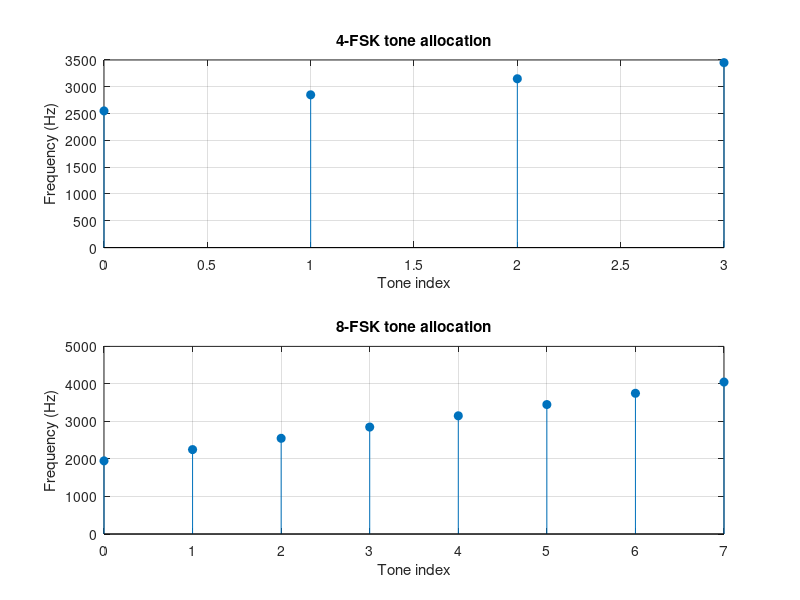
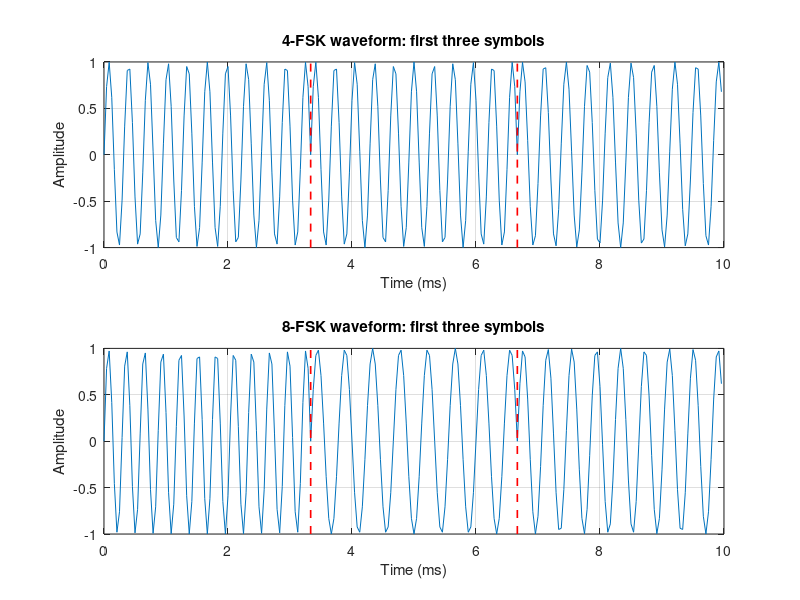
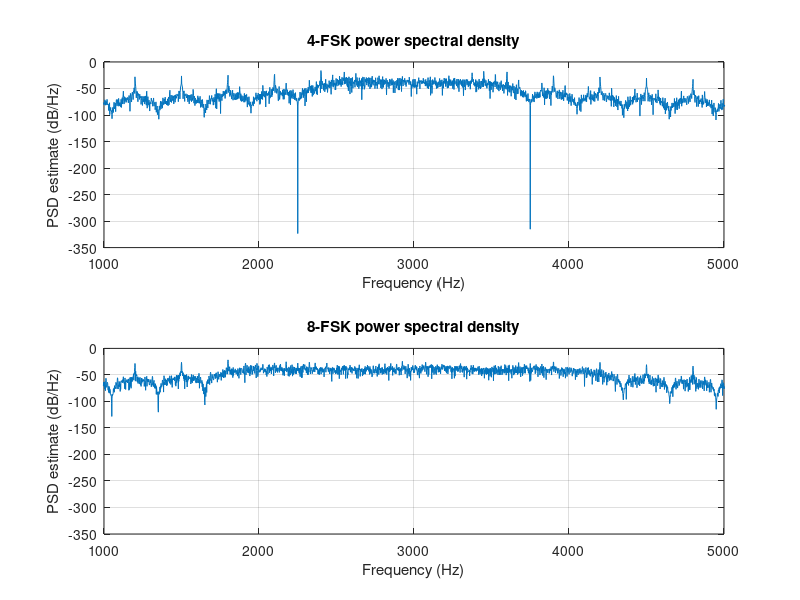

Recreate these plots in MATLAB, in order.
% QUESTION 5A: 4-FSK and 8-FSK transmitter. Click Run in MATLAB.
clear; clc; close all;

%% 1. Input data and settings
numbers = {'240953668','240953568','240953138','240953634'};
payloadText = strjoin(numbers, '|'); % | separates the four numbers
payloadBytes = uint8(payloadText);  % ASCII code for each character
Rs = 300;       % symbols per second
Ts = 1/Rs;      % seconds per symbol
spacing = 1/Ts; % tone spacing: 300 Hz, orthogonal over Ts
fc = 3000;      % center frequency (change this if required)
Fs = 24000;     % samples per second
Ns = Fs/Rs;     % samples per symbol: 80

%% 2. Packet = preamble + length + payload + CRC
preamble = uint8([165 90]); % hexadecimal A5 5A
lengthByte = uint8(numel(payloadBytes));
checkBytes = [lengthByte payloadBytes];

% CRC-16/CCITT-FALSE over the length and payload bytes.
% Initial value FFFF; polynomial 1021; no final XOR.
crc = uint16(65535);
for n = 1:numel(checkBytes)
    crc = bitxor(crc, bitshift(uint16(checkBytes(n)), 8));
    for b = 1:8
        if bitget(crc, 16) == 1
            crc = bitxor(bitshift(crc, 1), uint16(hex2dec('1021')));
        else
            crc = bitshift(crc, 1);
        end
    end
end
crcHigh = uint8(bitshift(crc, -8));
crcLow = uint8(bitand(crc, uint16(255)));
frameBytes = [preamble checkBytes crcHigh crcLow];

% Change every packet byte into 8 bits, most significant bit first.
frameBits = zeros(1, 8*numel(frameBytes));
position = 1;
for n = 1:numel(frameBytes)
    for bitNumber = 8:-1:1
        frameBits(position) = bitget(frameBytes(n), bitNumber);
        position = position + 1;
    end
end
fprintf('Payload: %s\n', payloadText);
fprintf('Payload = %d bytes; frame = %d bits; CRC = %s (hex)\n\n', ...
    numel(payloadBytes), numel(frameBits), dec2hex(crc,4));

%% 3. Make the 4-FSK and 8-FSK waveforms from the same packet
Mvalues = [4 8];
signals = cell(1,2);  % signals{1}: 4-FSK; signals{2}: 8-FSK
tones = cell(1,2);
symbolTones = cell(1,2);
paddingBits = zeros(1,2);

for q = 1:2
    M = Mvalues(q);
    k = log2(M);                      % 4-FSK: 2 bits; 8-FSK: 3 bits
    paddingBits(q) = mod(-numel(frameBits), k);
    bits = [frameBits zeros(1, paddingBits(q))];
    numberOfSymbols = numel(bits)/k;
    tones{q} = fc + ((0:M-1) - (M-1)/2)*spacing;
    symbolTones{q} = zeros(1, numberOfSymbols);
    signals{q} = zeros(1, numberOfSymbols*Ns);
    oneSymbolTime = (0:Ns-1)/Fs;

    for s = 1:numberOfSymbols
        bitGroup = bits((s-1)*k + (1:k));
        toneIndex = 0;
        for j = 1:k
            toneIndex = 2*toneIndex + bitGroup(j);
        end
        frequency = tones{q}(toneIndex+1); % MATLAB indexing starts at 1
        symbolTones{q}(s) = frequency;
        places = (s-1)*Ns + (1:Ns);
        signals{q}(places) = sin(2*pi*frequency*oneSymbolTime);
    end

    grossBitRate = Rs*k;
    toneSpan = (M-1)*spacing;
    approxBandwidth = toneSpan + 2/Ts; % approximate main-lobe span
    fprintf('%d-FSK tones (Hz): %s\n', M, num2str(tones{q}));
    fprintf('Rs = %.0f symbols/s; gross bit rate = %.0f bits/s\n', ...
        Rs, grossBitRate);
    fprintf('Tone span = %.0f Hz; approximate bandwidth = %.0f Hz\n', ...
        toneSpan, approxBandwidth);
    fprintf('Symbols = %d; padding = %d bits; time = %.4f s\n\n', ...
        numberOfSymbols, paddingBits(q), numberOfSymbols*Ts);
end

%% 4. Plot the tone allocation
figure(1);
for q = 1:2
    subplot(2,1,q);
    stem(0:Mvalues(q)-1, tones{q}, 'filled'); grid on;
    xlabel('Tone index'); ylabel('Frequency (Hz)');
    title(sprintf('%d-FSK tone allocation', Mvalues(q)));
end
print(figure(1), 'Fig1_Tone_Allocation.png', '-dpng', '-r200');

%% 5. Plot the first three symbols of each waveform
figure(2);
for q = 1:2
    firstSamples = 3*Ns;
    timeMs = (0:firstSamples-1)*1000/Fs;
    subplot(2,1,q);
    plot(timeMs, signals{q}(1:firstSamples)); grid on;
    xlabel('Time (ms)'); ylabel('Amplitude');
    title(sprintf('%d-FSK waveform: first three symbols', Mvalues(q)));
    hold on;
    verticalRange = ylim;
    plot([1000*Ts 1000*Ts], verticalRange, 'r--', 'LineWidth', 1.2);
    plot([2000*Ts 2000*Ts], verticalRange, 'r--', 'LineWidth', 1.2);
    hold off;
end
print(figure(2), 'Fig2_Transmit_Waveform.png', '-dpng', '-r200');

%% 6. Plot a power spectral density estimate using an FFT
figure(3);
for q = 1:2
    x = signals{q};
    fftLength = 2^nextpow2(numel(x));
    spectrum = fft(x, fftLength);
    powerDensity = abs(spectrum(1:fftLength/2+1)).^2/(Fs*numel(x));
    powerDensity(2:end-1) = 2*powerDensity(2:end-1);
    frequencyAxis = (0:fftLength/2)*Fs/fftLength;
    subplot(2,1,q);
    plot(frequencyAxis, 10*log10(powerDensity+realmin)); grid on;
    xlim([1000 5000]);
    xlabel('Frequency (Hz)'); ylabel('PSD estimate (dB/Hz)');
    title(sprintf('%d-FSK power spectral density', Mvalues(q)));
end
print(figure(3), 'Fig3_Power_Spectral_Density.png', '-dpng', '-r200');

%% 7. Save the clean signals for the group members doing B and C
save('transmitter_data.mat', 'signals', 'tones', 'symbolTones', ...
    'frameBits', 'frameBytes', 'payloadText', 'crc', 'Mvalues', ...
    'paddingBits', 'Rs', 'Fs', 'Ts', 'fc', 'spacing');
disp('Finished. Three figures and transmitter_data.mat are in Current Folder.');
